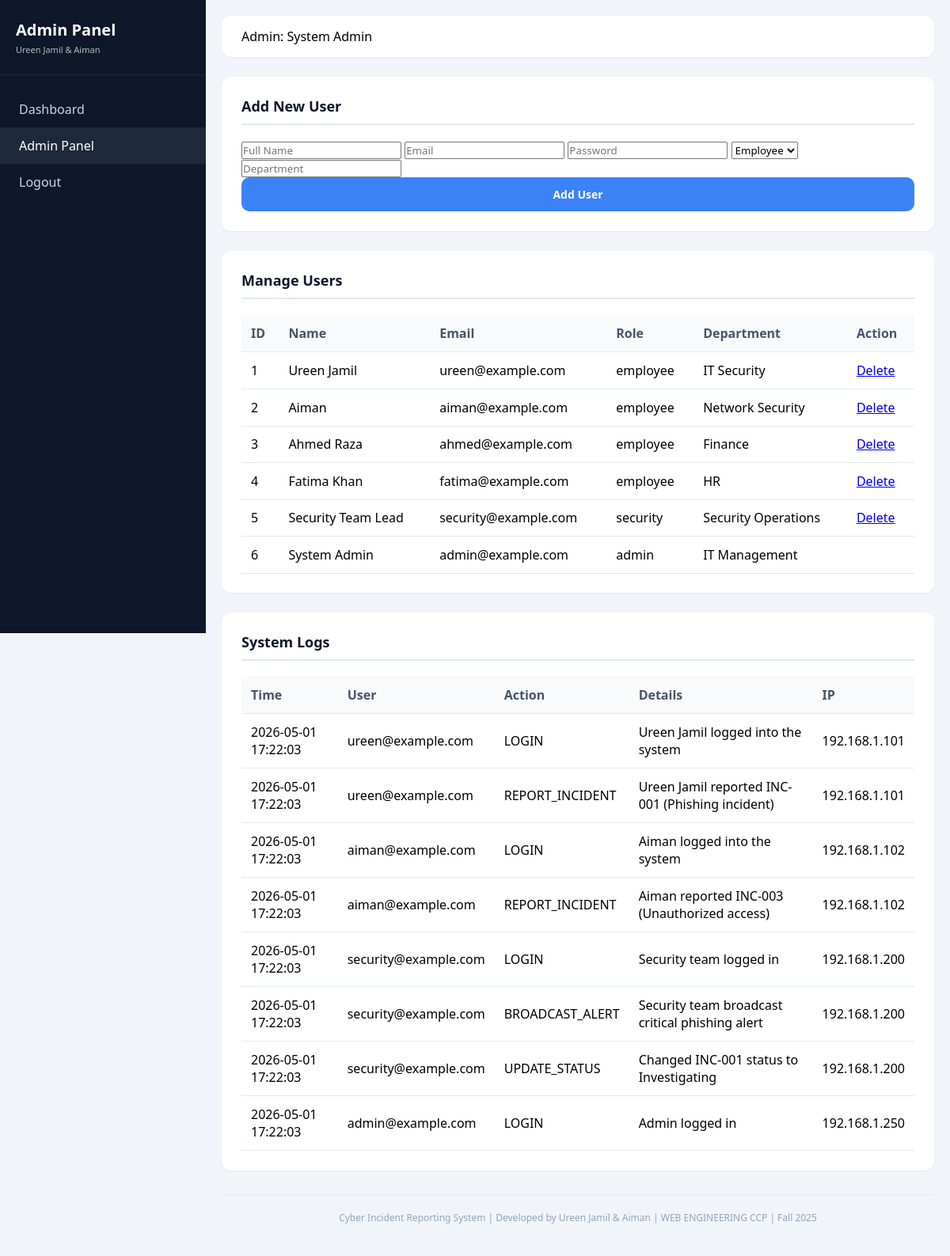
The page /admin_panel.php (signed in) on the database its author committed.
### tables this page shows
CREATE TABLE users (
    id INT PRIMARY KEY AUTO_INCREMENT,
    full_name VARCHAR(100) NOT NULL,
    email VARCHAR(100) UNIQUE NOT NULL,
    password VARCHAR(255) NOT NULL,
    role ENUM('employee', 'security', 'admin') DEFAULT 'employee',
    department VARCHAR(100),
    created_at TIMESTAMP DEFAULT CURRENT_TIMESTAMP
);

CREATE TABLE system_logs (
    id INT PRIMARY KEY AUTO_INCREMENT,
    user_id INT,
    user_email VARCHAR(100),
    action VARCHAR(100),
    details TEXT,
    ip_address VARCHAR(45),
    created_at TIMESTAMP DEFAULT CURRENT_TIMESTAMP
);

### admin_panel.php (the view, shortened to what this page needs)
<?php
include 'includes/db.php';
$users = $conn->query("SELECT id, full_name, email, role, department, created_at FROM users ORDER BY created_at DESC");
$logs = $conn->query("SELECT * FROM system_logs ORDER BY created_at DESC LIMIT 50");
?>
<!DOCTYPE html>
<html lang="en">
<head>
    <link rel="stylesheet" href="assets/css/style.css">
</head>
<body>
    <div class="app-container">
        <aside class="sidebar">
            <div class="sidebar-header">
                <h2>Admin Panel</h2>
                <p>Ureen Jamil & Aiman</p>
            </div>
            <nav class="sidebar-nav">
                <a href="dashboard.php" class="nav-item">Dashboard</a>
                <a href="admin_panel.php" class="nav-item active">Admin Panel</a>
                <a href="logout.php" class="nav-item">Logout</a>
            </nav>
        </aside>
        <main class="main-content">
            <div class="top-bar">
                <div class="user-info">
                    <span>Admin: <?php echo htmlspecialchars($_SESSION['full_name']); ?></span>
                </div>
            </div>
            <div class="card">
                <h2>Add New User</h2>
                <form method="POST" class="form-inline">
                    <input type="text" name="full_name" placeholder="Full Name" required>
                    <input type="email" name="email" placeholder="Email" required>
                    <input type="password" name="password" placeholder="Password" required>
                    <select name="role">
                        <option value="employee">Employee</option>
                    </select>
                    <input type="text" name="department" placeholder="Department">
                    <button type="submit" name="add_user" class="btn btn-primary">Add User</button>
                </form>
            </div>
            <div class="card">
                <h2>Manage Users</h2>
                <div class="table-container">
                    <table class="data-table">
                        <thead>
                            <tr><th>ID</th><th>Name</th><th>Email</th><th>Role</th><th>Department</th><th>Action</th></tr>
                        </thead>
                        <tbody>
                            <?php while ($user = $users->fetch_assoc()): ?>
                            <tr>
                                <td><?php echo $user['id']; ?></td>
                                <td><?php echo htmlspecialchars($user['full_name']); ?></td>
                                <td><?php echo htmlspecialchars($user['email']); ?></td>
                                <td><?php echo $user['role']; ?></td>
                                <td><?php echo htmlspecialchars($user['department']); ?></td>
                                <td><?php if ($user['id'] != $_SESSION['user_id']): ?>
                                    <a href="?delete=<?php echo $user['id']; ?>" onclick="return confirm('Delete user?')" class="btn-danger-small">Delete</a>
                                <?php endif; ?>
                            <?php endwhile; ?>
                        </tbody>
                    </table>
                </div>
            </div>
            <div class="card">
                <h2>System Logs</h2>
                <div class="table-container">
                    <table class="data-table">
                        <thead>
                            <tr><th>Time</th><th>User</th><th>Action</th><th>Details</th><th>IP</th></tr>
                        </thead>
                        <tbody>
                            <?php while ($log = $logs->fetch_assoc()): ?>
                            <tr>
                                <td><?php echo $log['created_at']; ?></td>
                                <td><?php echo htmlspecialchars($log['user_email']); ?></td>
                                <td><?php echo $log['action']; ?></td>
                                <td><?php echo htmlspecialchars(substr($log['details'], 0, 50)); ?></td>
                                <td><?php echo $log['ip_address']; ?></td>
                            </tr>
                            <?php endwhile; ?>
                        </tbody>
                    </table>
                </div>
            </div>
            <div class="footer-credit">
                <p>Cyber Incident Reporting System | Developed by Ureen Jamil & Aiman | WEB ENGINEERING CCP | Fall 2025</p>
            </div>
        </main>
    </div>
</body>
</html>

### style.css (style rules this page uses)
* { margin: 0; padding: 0; box-sizing: border-box; font-family: 'Segoe UI', Tahoma, Geneva, Verdana, sans-serif; }
.btn { padding: 12px 20px; border: none; border-radius: 10px; font-size: 14px; font-weight: 600; cursor: pointer; transition: all 0.3s; }
.btn-primary { background: #3b82f6; color: white; width: 100%; }
.app-container { display: flex; min-height: 100vh; background: #f1f5f9; }
.sidebar { width: 260px; background: #0f172a; color: white; position: fixed; height: 100vh; overflow-y: auto; }
.sidebar-header { padding: 24px 20px; border-bottom: 1px solid #1e293b; }
.sidebar-header h2 { font-size: 20px; margin-bottom: 4px; }
.sidebar-header p { font-size: 11px; opacity: 0.7; }
.sidebar-nav { padding: 20px 0; }
.nav-item { display: block; padding: 12px 24px; color: #cbd5e1; text-decoration: none; transition: all 0.3s; }
.nav-item:hover, .nav-item.active { background: #1e293b; color: white; }
.main-content { flex: 1; margin-left: 260px; padding: 20px; }
.top-bar { background: white; padding: 15px 25px; border-radius: 12px; display: flex; justify-content: space-between; align-items: center; margin-bottom: 25px; box-shadow: 0 1px 3px rgba(0, 0, 0, 0.05); }
.user-info { font-weight: 500; }
.card { background: white; border-radius: 12px; padding: 25px; margin-bottom: 25px; box-shadow: 0 1px 3px rgba(0, 0, 0, 0.05); }
.card h2 { font-size: 18px; margin-bottom: 20px; color: #0f172a; padding-bottom: 10px; border-bottom: 2px solid #e2e8f0; }
.data-table { width: 100%; border-collapse: collapse; }
.data-table th, .data-table td { padding: 12px; text-align: left; border-bottom: 1px solid #e2e8f0; }
.data-table th { background: #f8fafc; font-weight: 600; color: #475569; }
.footer-credit { text-align: center; padding: 20px; margin-top: 30px; border-top: 1px solid #e2e8f0; font-size: 12px; color: #94a3b8; }

### rows shown on the page
users: id "1", full_name "Ureen Jamil", email "ureen@example.com", role "employee", department "IT Security"
users: id "2", full_name "Aiman", email "aiman@example.com", role "employee", department "Network Security"
users: id "3", full_name "Ahmed Raza", email "ahmed@example.com", role "employee", department "Finance"
users: id "4", full_name "Fatima Khan", email "fatima@example.com", role "employee", department "HR"
users: id "5", full_name "Security Team Lead", email "security@example.com", role "security", department "Security Operations"
users: id "6", full_name "System Admin", email "admin@example.com", role "admin", department "IT Management"
system_logs: created_at "2026-05-01 17:22:03", user_email "ureen@example.com", action "LOGIN", details "Ureen Jamil logged into the system", ip_address "192.168.1.101"
system_logs: created_at "2026-05-01 17:22:03", user_email "ureen@example.com", action "REPORT_INCIDENT", details "Ureen Jamil reported INC-001 (Phishing incident)", ip_address "192.168.1.101"
system_logs: created_at "2026-05-01 17:22:03", user_email "aiman@example.com", action "LOGIN", details "Aiman logged into the system", ip_address "192.168.1.102"
system_logs: created_at "2026-05-01 17:22:03", user_email "aiman@example.com", action "REPORT_INCIDENT", details "Aiman reported INC-003 (Unauthorized access)", ip_address "192.168.1.102"
system_logs: created_at "2026-05-01 17:22:03", user_email "security@example.com", action "LOGIN", details "Security team logged in", ip_address "192.168.1.200"
system_logs: created_at "2026-05-01 17:22:03", user_email "security@example.com", action "BROADCAST_ALERT", details "Security team broadcast critical phishing alert", ip_address "192.168.1.200"
system_logs: created_at "2026-05-01 17:22:03", user_email "security@example.com", action "UPDATE_STATUS", details "Changed INC-001 status to Investigating", ip_address "192.168.1.200"
system_logs: created_at "2026-05-01 17:22:03", user_email "admin@example.com", action "LOGIN", details "Admin logged in", ip_address "192.168.1.250"

### other values the page prints
$_SESSION['full_name'] "System Admin"
